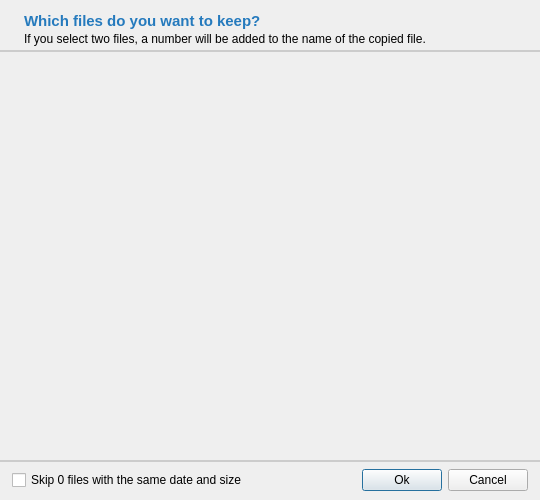
<?xml version="1.0" encoding="UTF-8"?>
<ui version="4.0">
 <class>ConflictDecisionDialog</class>
 <widget class="QDialog" name="ConflictDecisionDialog">
  <property name="geometry">
   <rect>
    <x>0</x>
    <y>0</y>
    <width>540</width>
    <height>500</height>
   </rect>
  </property>
  <property name="font">
   <font>
    <stylestrategy>PreferAntialias</stylestrategy>
   </font>
  </property>
  <property name="focusPolicy">
   <enum>Qt::ClickFocus</enum>
  </property>
  <property name="windowTitle">
   <string>ConflictDecisionDialog</string>
  </property>
  <layout class="QVBoxLayout" name="verticalLayout_2">
   <property name="spacing">
    <number>0</number>
   </property>
   <property name="leftMargin">
    <number>0</number>
   </property>
   <property name="topMargin">
    <number>0</number>
   </property>
   <property name="rightMargin">
    <number>0</number>
   </property>
   <property name="bottomMargin">
    <number>0</number>
   </property>
   <item>
    <widget class="QWidget" name="widget" native="true">
     <property name="focusPolicy">
      <enum>Qt::ClickFocus</enum>
     </property>
     <layout class="QVBoxLayout" name="verticalLayout">
      <property name="spacing">
       <number>2</number>
      </property>
      <property name="leftMargin">
       <number>24</number>
      </property>
      <property name="topMargin">
       <number>12</number>
      </property>
      <property name="rightMargin">
       <number>24</number>
      </property>
      <property name="bottomMargin">
       <number>4</number>
      </property>
      <item>
       <widget class="QLabel" name="headerText1">
        <property name="font">
         <font>
          <pointsize>11</pointsize>
          <bold>true</bold>
          <stylestrategy>PreferAntialias</stylestrategy>
         </font>
        </property>
        <property name="focusPolicy">
         <enum>Qt::ClickFocus</enum>
        </property>
        <property name="styleSheet">
         <string notr="true">color: rgb(37,122,189);</string>
        </property>
        <property name="text">
         <string>Which files do you want to keep?</string>
        </property>
       </widget>
      </item>
      <item>
       <widget class="QLabel" name="headerText2">
        <property name="focusPolicy">
         <enum>Qt::ClickFocus</enum>
        </property>
        <property name="text">
         <string>If you select two files, a number will be added to the name of the copied file.</string>
        </property>
       </widget>
      </item>
     </layout>
    </widget>
   </item>
   <item>
    <widget class="Line" name="line_3">
     <property name="focusPolicy">
      <enum>Qt::ClickFocus</enum>
     </property>
     <property name="styleSheet">
      <string notr="true">color: rgb(204, 204, 204);</string>
     </property>
     <property name="frameShadow">
      <enum>QFrame::Plain</enum>
     </property>
     <property name="lineWidth">
      <number>2</number>
     </property>
     <property name="orientation">
      <enum>Qt::Horizontal</enum>
     </property>
    </widget>
   </item>
   <item>
    <widget class="QWidget" name="tableWgt" native="true">
     <property name="sizePolicy">
      <sizepolicy hsizetype="Preferred" vsizetype="Expanding">
       <horstretch>0</horstretch>
       <verstretch>0</verstretch>
      </sizepolicy>
     </property>
     <property name="font">
      <font>
       <stylestrategy>PreferAntialias</stylestrategy>
      </font>
     </property>
     <property name="focusPolicy">
      <enum>Qt::ClickFocus</enum>
     </property>
     <layout class="QHBoxLayout" name="horizontalLayout_5">
      <property name="spacing">
       <number>0</number>
      </property>
      <property name="leftMargin">
       <number>0</number>
      </property>
      <property name="topMargin">
       <number>0</number>
      </property>
      <property name="rightMargin">
       <number>0</number>
      </property>
      <property name="bottomMargin">
       <number>0</number>
      </property>
     </layout>
    </widget>
   </item>
   <item>
    <widget class="Line" name="line_2">
     <property name="focusPolicy">
      <enum>Qt::ClickFocus</enum>
     </property>
     <property name="styleSheet">
      <string notr="true">color: rgb(204, 204, 204);</string>
     </property>
     <property name="frameShadow">
      <enum>QFrame::Plain</enum>
     </property>
     <property name="lineWidth">
      <number>2</number>
     </property>
     <property name="orientation">
      <enum>Qt::Horizontal</enum>
     </property>
    </widget>
   </item>
   <item>
    <widget class="QWidget" name="widget_3" native="true">
     <property name="focusPolicy">
      <enum>Qt::ClickFocus</enum>
     </property>
     <layout class="QHBoxLayout" name="horizontalLayout">
      <property name="leftMargin">
       <number>12</number>
      </property>
      <property name="topMargin">
       <number>6</number>
      </property>
      <property name="rightMargin">
       <number>12</number>
      </property>
      <property name="bottomMargin">
       <number>9</number>
      </property>
      <item>
       <widget class="QCheckBox" name="skipSameDateSizeCb">
        <property name="text">
         <string>Skip 0 files with the same date and size</string>
        </property>
       </widget>
      </item>
      <item>
       <spacer name="horizontalSpacer">
        <property name="orientation">
         <enum>Qt::Horizontal</enum>
        </property>
        <property name="sizeHint" stdset="0">
         <size>
          <width>64</width>
          <height>20</height>
         </size>
        </property>
       </spacer>
      </item>
      <item>
       <widget class="QPushButton" name="okBtn">
        <property name="text">
         <string>Ok</string>
        </property>
       </widget>
      </item>
      <item>
       <widget class="QPushButton" name="cancelBtn">
        <property name="text">
         <string>Cancel</string>
        </property>
       </widget>
      </item>
     </layout>
    </widget>
   </item>
  </layout>
 </widget>
 <resources/>
 <connections/>
</ui>
